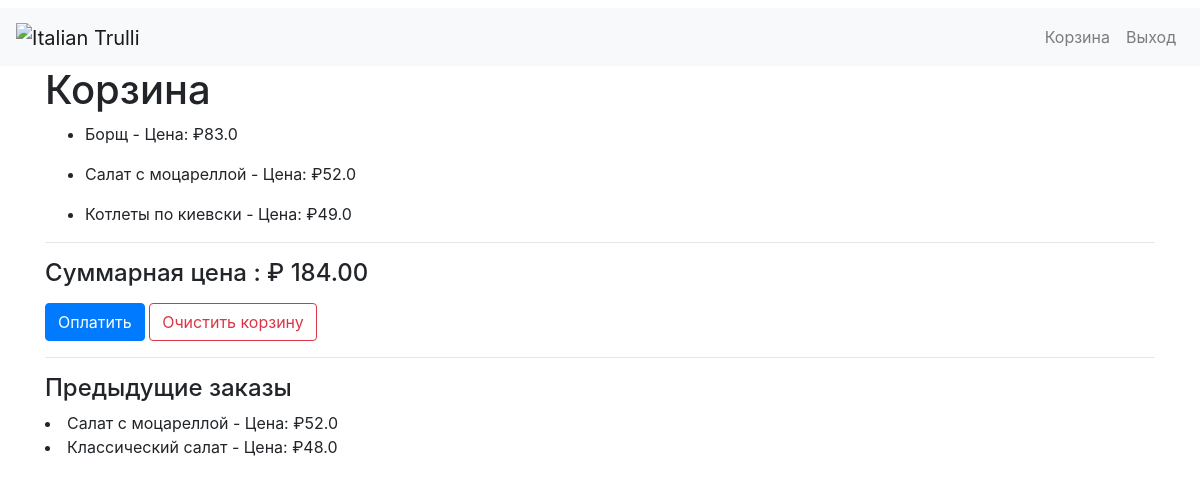
The page /cart (signed in) on the database as committed earlier.
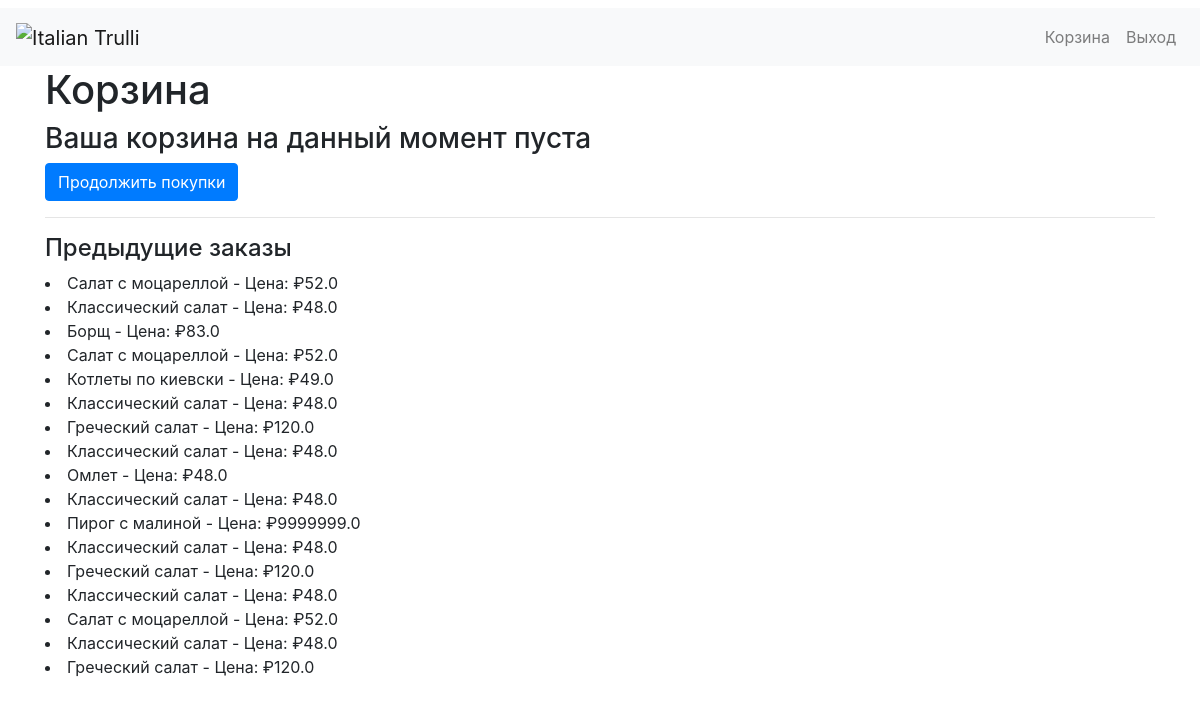
The same page on the database as committed later.
### orders/models.py (models this page shows, shortened)
class Cart_List(models.Model):
	user_id = models.ForeignKey(User, on_delete=models.CASCADE)
	item_id = models.ForeignKey(Item_List, on_delete=models.CASCADE)
	size = models.ForeignKey(Size, on_delete=models.CASCADE, null=True, blank=True,)
	toppings = models.ManyToManyField(Topping, blank=True)
	calculated_price = models.FloatField()
	is_current = models.BooleanField(default=True)
	def __str__(self):
		if self.size ==None:
			return f" {self.item_id.name} - Цена: ₽{self.calculated_price}"
		else:
			return f""

class Item_List(models.Model):
	category = models.ForeignKey(Category, on_delete=models.CASCADE)
	name = models.CharField(max_length=64)
	price = models.FloatField(default=0)
	image = models.CharField(max_length=128, default="img.jpg")
	amount = models.IntegerField(default=0)

### orders/views.py (the view)
# urls.py: path("cart", views.cart_view, name="cart"),
def cart_view(request):
	if request.method == "POST":
		item_id = request.POST.get("item_id")
		size = request.POST.get("size_id")
		user = request.user
		p = Item_List.objects.get(pk=item_id)
		if size and int(size) == 7:
			total_price = p.price
		else:
			total_price = p.price
		if size == None:
			new_item = Cart_List(user_id=user, item_id=Item_List.objects.get(pk = item_id), size=None, calculated_price=total_price)
		else:
			new_item = Cart_List(user_id=user, item_id=Item_List.objects.get(pk = item_id), size=Size.objects.get(pk = size), calculated_price=total_price)
		new_item.save()
		messages.success(request, "Блюдо добавлено в корзину!")
		return HttpResponseRedirect(reverse("index"))
	else:
		try:
			cart = Cart_List.objects.filter(user_id=request.user, is_current=True)
		except Cart_List.DoesNotExist:
			raise Http404("Такого домена еще нет")
		total_price = cart.aggregate(Sum('calculated_price'))['calculated_price__sum']
		cart_ordered = Cart_List.objects.filter(user_id=request.user, is_current=False)
		context = {
		"cart_items" : cart,
		"total_price": total_price,
		"cart_items_ordered" : cart_ordered,
		}
		return render(request, "orders/cart.html", context)

### orders/templates/orders/cart.html (shortened to what this page needs)
{% extends "orders/base.html" %}
{% load humanize %}
{% block body %}
<h1>Корзина</h1>
{% if cart_items %}
		<form action="{% url 'order' %}" method="post">
  <div class="form-group">
	<ul>
  	{% for item in cart_items %}
<li>
					<p>{{ item }}</p>
</li>
{% endfor %}
</ul>
   <hr>
<h4>Суммарная цена : ₽ {{total_price|floatformat:2}}</h4>
  </div>
  <a href="/payment" class="btn btn-primary" type="submit" role="button" data-bs-toggle="button">Оплатить</a> <button type="{% url 'removefromcart' 0 %}" class="btn btn-outline-danger">Очистить корзину</button>
</form>
{% else %}
<h3>Ваша корзина на данный момент пуста</h3>
<form action="{% url 'index'%}">
    <button class="btn btn-primary" type="submit">Продолжить покупки</button>
</form>
{% endif %}
<hr>
{% if cart_items_ordered %}
<h4>Предыдущие заказы</h4>
{% for item in cart_items_ordered %}
<li> {{ item }}</li>
{% endfor %}
{% endif %}
{% endblock %}

### orders/templates/orders/base.html (shortened to what this page needs)
{% load static %}
<!DOCTYPE html>
<html>
<head>
	<link rel="stylesheet" href="https://stackpath.bootstrapcdn.com/bootstrap/4.3.1/css/bootstrap.min.css">
</head>
<body>
	<nav class="navbar navbar-expand-lg navbar-light bg-light">
  <a class="navbar-brand" href="{% url 'index'%}"><img src="https://petrischule.spb.ru/img/logo_1.png" alt="Italian Trulli"> </a>
  <div class="collapse navbar-collapse" id="navbarSupportedContent">
    <ul class="navbar-nav ml-auto">
      <li class="nav-item">
        <a class="nav-link" href="{% url 'cart'%}">Корзина</a>
      </li>
      {% if not request.user.is_authenticated %}
      <li class="nav-item">
        <a class="nav-link" href="{% url 'login' %}">Вход</a>
      </li>
      {% else %}
      <li class="nav-item">
      <a class="nav-link" href="{% url 'logout' %}">Выход</a>
      </li>
      {% endif %}
    </ul>
  </div>
</nav>
	<div class="container">
	{% block body %}
    {% endblock %}
  </div>
</body>
</html>

Rows that differ between the two databases and show on the page:
changed Cart_List "Борщ - Цена: ₽83.0": moves from the list under "Корзина" to the list under "Предыдущие заказы"
changed Cart_List (number 4 of 17 on the later page): moves from the list under "Корзина" to the list under "Предыдущие заказы"
changed Cart_List "Котлеты по киевски - Цена: ₽49.0": moves from the list under "Корзина" to the list under "Предыдущие заказы"
added Cart_List: size+item_id+calculated_price "Классический салат - Цена: ₽48.0", shown under "Предыдущие заказы"
added Cart_List: size+item_id+calculated_price "Греческий салат - Цена: ₽120.0", shown under "Предыдущие заказы"
added Cart_List: size+item_id+calculated_price "Классический салат - Цена: ₽48.0", shown under "Предыдущие заказы"
added Cart_List: size+item_id+calculated_price "Омлет - Цена: ₽48.0", shown under "Предыдущие заказы"
added Cart_List: size+item_id+calculated_price "Классический салат - Цена: ₽48.0", shown under "Предыдущие заказы"
added Cart_List: size+item_id+calculated_price "Пирог с малиной - Цена: ₽9999999.0", shown under "Предыдущие заказы"
added Cart_List: size+item_id+calculated_price "Классический салат - Цена: ₽48.0", shown under "Предыдущие заказы"
added Cart_List: size+item_id+calculated_price "Греческий салат - Цена: ₽120.0", shown under "Предыдущие заказы"
added Cart_List: size+item_id+calculated_price "Классический салат - Цена: ₽48.0", shown under "Предыдущие заказы"
added Cart_List: size+item_id+calculated_price "Салат с моцареллой - Цена: ₽52.0", shown under "Предыдущие заказы"
added Cart_List: size+item_id+calculated_price "Классический салат - Цена: ₽48.0", shown under "Предыдущие заказы"
added Cart_List: size+item_id+calculated_price "Греческий салат - Цена: ₽120.0", shown under "Предыдущие заказы"
Other text that changed with them:
{{ total_price|floatformat:2 }}: "184.00" → (not shown)
text no longer shown: "Суммарная цена : ₽ Оплатить Очистить корзину"
text now shown: "Ваша корзина на данный момент пуста Продолжить покупки"
